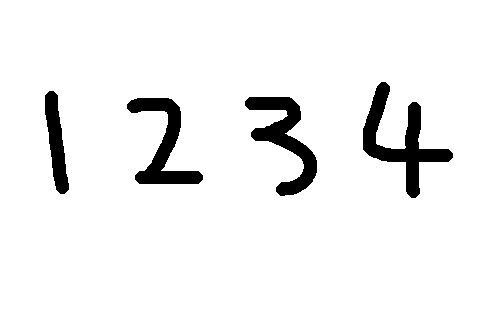
#> input picture KGU/데분프/123.png, 480 x 320 px
$ jupyter execute --allow-errors number_extraction.ipynb
#> lines starting #> are read from the running program, lines starting #| are printed output that depends on the picture; after the words box and inside, x2 and y2 are one past the last pixel; in counts of white or black regions, pixels touching at a corner belong together
[cell 1]
# Import the modules
import cv2
from sklearn.externals import joblib
from skimage.feature import hog
import numpy as np
from matplotlib import pyplot as plt

[cell 2]
# Read the input image
# im = cv2.imread("./num_ext_test.png")
# im = cv2.imread("./ext_test2.png")
im = cv2.imread("./123.png")
#> im is the input picture: shape (320, 480, 3); 93.9% white; 4 black regions, box (x1, y1, x2, y2) and area: (363, 82, 453, 198) 3038, (245, 97, 317, 196) 2601, (127, 98, 203, 184) 2343, (45, 91, 69, 194) 1339
# im = cv2.imread("./table4.png")
# im = cv2.imread("./val_img.png")

# Convert to grayscale and apply Gaussian filtering
im_gray = cv2.cvtColor(im, cv2.COLOR_BGR2GRAY)

im_gray = cv2.GaussianBlur(im_gray, (5, 5), 0)

# kernel = np.ones((2,1),np.uint8)
# im_gray = cv2.dilate(im_gray, kernel, 1)

[cell 3]
# Threshold the image
ret, im_th = cv2.threshold(im_gray, 200, 255, cv2.THRESH_BINARY_INV)
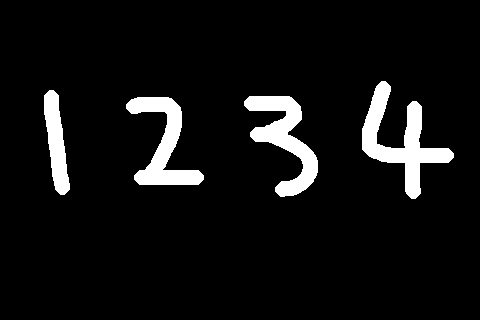
#> im_th: shape (320, 480); 7% white; 4 white regions
# ret, im_th = cv2.threshold(im_gray, 128, 255, cv2.THRESH_BINARY |cv2.THRESH_OTSU)

im_gray = 255 - im_gray
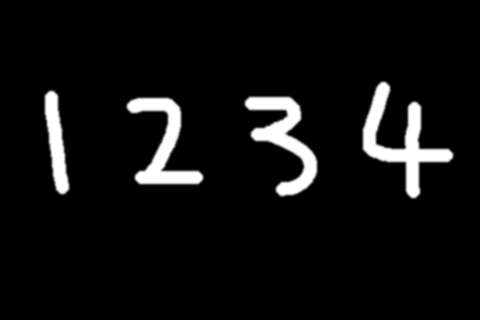
#> im_gray: shape (320, 480); min 0, max 255, mean 15.5
# Find contours in the image
ctrs_hier = cv2.findContours(im_th.copy(), cv2.RETR_EXTERNAL, cv2.CHAIN_APPROX_SIMPLE)
#> ctrs_hier = 4 contours; box (x1, y1, x2, y2) and area: (362, 81, 454, 199) 3264, (244, 96, 318, 197) 2786, (126, 97, 204, 185) 2518, (44, 90, 70, 195) 1446

print(len(ctrs_hier[1]))
#| 1

# [13 lines of commented-out code are left out]
#> (the rest of this cell did not finish here and is left out)

$ run again, with KGU/데분프/num_ext_test.png copied over KGU/데분프/123.png
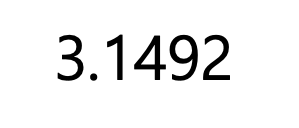
#> input picture KGU/데분프/num_ext_test.png, 299 x 128 px
#> im is the input picture: shape (128, 299, 3); min 0, max 255, mean 239.5
#> `ret, im_th = cv2.threshold(im_gray, 200, 255, cv2.THRESH_BINARY_INV)`:
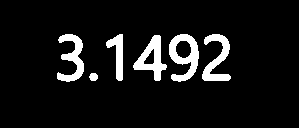
#> im_th: shape (128, 299); 8.1% white; 6 white regions
#> `im_gray = 255 - im_gray`:
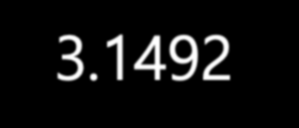
#> im_gray: shape (128, 299); min 0, max 255, mean 15.5
#> ctrs_hier = 6 contours; box (x1, y1, x2, y2) and area: (169, 34, 199, 82) 884, (133, 35, 167, 81) 688, (202, 34, 231, 81) 544, (57, 34, 84, 82) 536, (106, 34, 123, 81) 337, (89, 73, 98, 81) 46
#| 1
